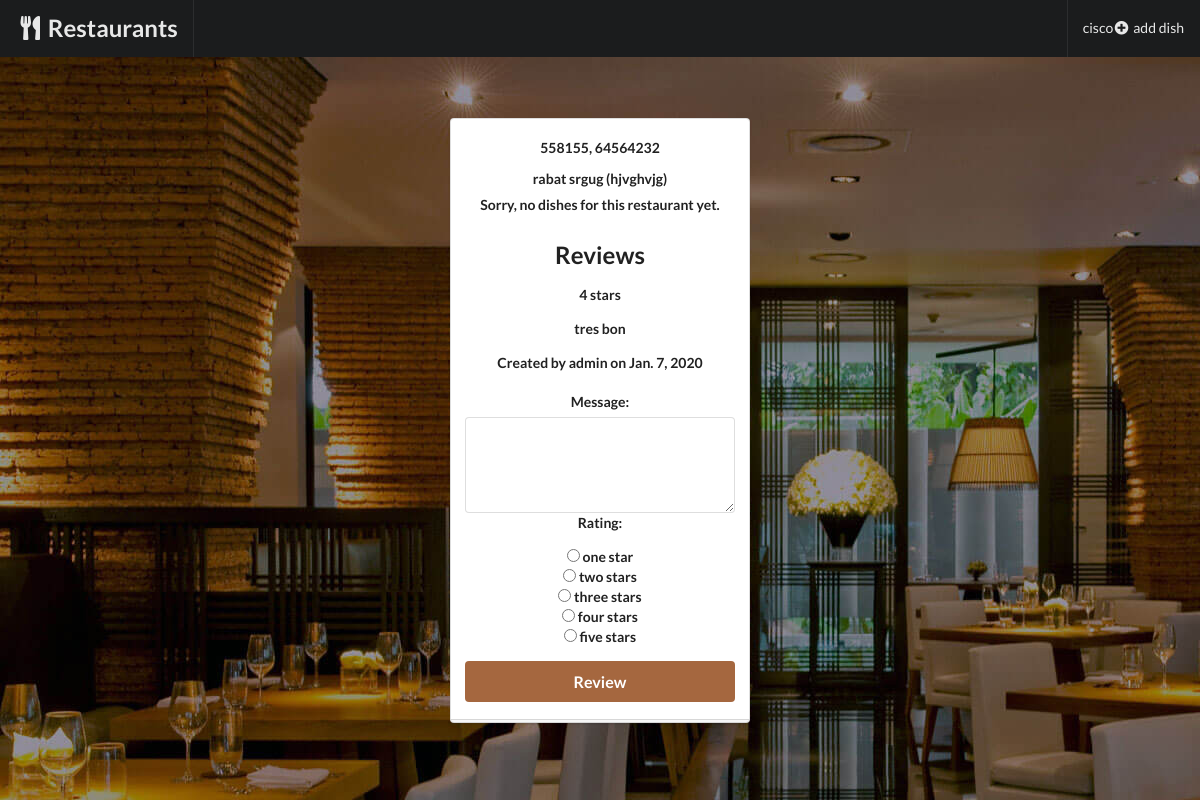
The app's page /restaurants/2/ with its own data.
### myrestaurants/models.py (models this page shows, shortened)
class Restaurant(models.Model):
    name = models.CharField(max_length=255)
    street = models.CharField(max_length=255, blank=True, null=True)
    number = models.IntegerField(blank=True, null=True)
    city = models.CharField(max_length=255, default="")
    zipCode = models.CharField(max_length=255, blank=True, null=True)
    stateOrProvince = models.CharField(max_length=255, blank=True, null=True)
    country = models.CharField(max_length=255, blank=True, null=True)
    telephone = models.CharField(max_length=255, blank=True, null=True)
    url = models.URLField(blank=True, null=True)
    user = models.ForeignKey(User,on_delete=models.PROTECT)
    date = models.DateField(default=date.today)

class Review(models.Model):
    RATING_CHOICES = ((1, 'one'), (2, 'two'), (3, 'three'), (4, 'four'), (5, 'five'))
    rating = models.PositiveSmallIntegerField('Rating (stars)', blank=False, default=3, choices=RATING_CHOICES)
    comment = models.TextField(blank=True, null=True)
    user = models.ForeignKey(User,on_delete=models.PROTECT)
    date = models.DateField(default=date.today)
    class Meta:
        abstract = True

class RestaurantReview(Review):
    restaurant = models.ForeignKey('Restaurant',on_delete=models.PROTECT)

### myrestaurants/views.py (the view)
class RestaurantDetail(DetailView):
    model = Restaurant
    template_name = 'myrestaurants/restaurant_detail.html'
    def get_context_data(self, **kwargs):
        context = super(RestaurantDetail, self).get_context_data(**kwargs)
        context['RATING_CHOICES'] = RestaurantReview.RATING_CHOICES
        return context

### myrestaurants/templates/myrestaurants/restaurant_detail.html (shortened to what this page needs)
{% extends "myrestaurants/base.html" %}
{% load static %}
{% block header %}
<div class="ui inverted fixed menu">
    <div class="header item">
        <a href="/"><h2><i class="utensils icon"></i>Restaurants</h2></a>
    </div>
    <div class="right menu">
        <div class="item">
         {{ restaurant.name }}
        {% if user %}
       <a href="{% url 'myrestaurants:dish_create' restaurant.id %}"><i class="plus circle icon"></i>add dish</a>
        {% endif %}
    </div>
</div>
</div>
{% endblock header %}
{% block content %}
    <div class="ui inverted vertical masthead center aligned segment" id="main">
        <div class="ui text container">
            <div class="ui middle aligned center aligned grid">
                <div class="column">
                    <h2 class="ui inverted image header">
                    <form class="ui large form" method="post" enctype="multipart/form-data" action="{% url 'myrestaurants:review_create' restaurant.id %}">
                        <div class="ui stacked segment">
                            {{ restaurant.street }}, {{ restaurant.number }}<br/>
                            {{ restaurant.zipcode }} {{ restaurant.city }}
                            {{ restaurant.stateOrProvince }} ({{ restaurant.country }})
                            {% for dish in restaurant.dishes.all %}
                            <li><a href="{% url 'myrestaurants:dish_detail' restaurant.id dish.id %}">
                                {{ dish.name }}</a></li>
                            {% empty %}
                           <p>Sorry, no dishes for this restaurant yet.</p>
                            {% endfor %}
                            <h2>Reviews</h2>
                            <center>
                            {% for review in restaurant.restaurantreview_set.all %}
                            <p>
                         <p>{{ review.rating }} star{{ review.rating|pluralize }}</p>
                         <p>{{ review.comment }}</p>
                        <p>Created by {{ review.user }} on {{ review.date }}</p>
                         </p>
                         {% endfor %}
                          </center>
                            Message: <textarea name="comment" id="comment" rows="4"></textarea>
                            <p>Rating:</p>
                             <p>{% for rate in RATING_CHOICES %}
                            <input type="radio" name="rating" id="rating{{ forloop.counter }}" value="{{ rate.0 }}" />
                            <label for="choice{{ forloop.counter }}">{{ rate.1 }} star{{ rate.0|pluralize }}</label>
                           <br/>{% endfor %}
                         </p>
                        <input class="ui fluid large brown submit button" type="submit" value="Review" />
                    </div>
                    </form>
                </div>
            </div>
        </div>
    </div>
{% endblock content %}

### myrestaurants/templates/myrestaurants/base.html (shortened to what this page needs)
{% load static %}
<!DOCTYPE html>
<html lang="en">
<head>
    <link rel="stylesheet" href="https://cdnjs.cloudflare.com/ajax/libs/semantic-ui/2.4.1/semantic.min.css" />
    <link rel="stylesheet" href="{% static 'css/base.css' %}" />
</head>
<body>
<div id="header">
    {% block header %}{% endblock %}
</div>
<div id="content">
    {% block content %}{% endblock %}
</div>
</body>
</html>

### myrestaurants/static/css/base.css (style rules this page uses)
body { font-family: 'Montserrat', sans-serif !important; }
#main { background: url('../img/steak.jpg') fixed; height: 100vh; display: grid; justify-content: center; align-items: center; }

### records on screen
Restaurant: name "cisco", street "558155", number "64564232", city "rabat", stateOrProvince "srgug", country "hjvghvjg"
RestaurantReview: rating "4", comment "tres bon", user "admin", date "Jan. 7, 2020"

### other values on screen
{{ rate.1 }} "one" "two" "three" "four" "five"
